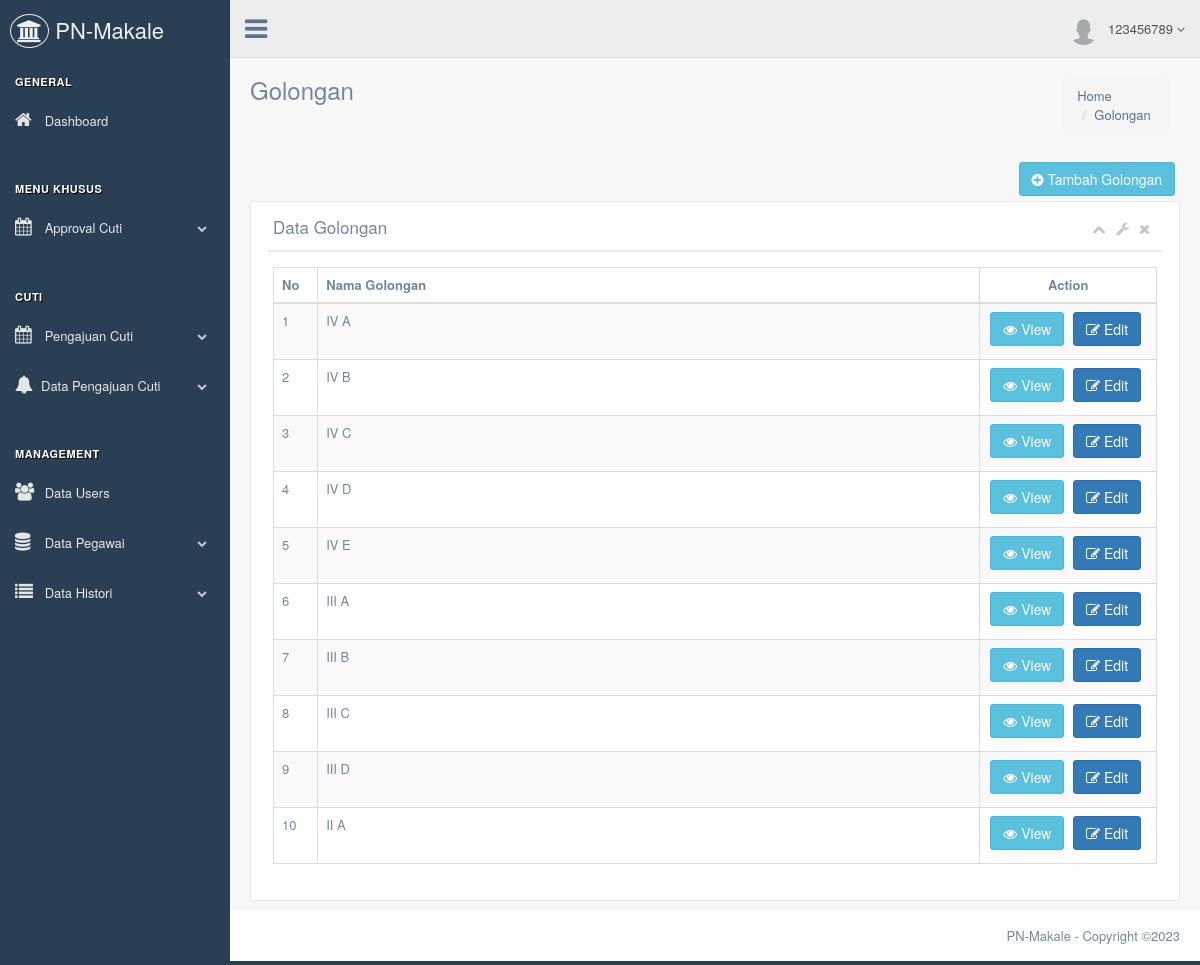
The app's page /admin/index.php?page=data_golongan (signed in) with its own data.
### tables this page shows
CREATE TABLE `golongan` (
  `id_golongan` int(25) NOT NULL,
  `nama_golongan` varchar(255) NOT NULL
);

### admin/data_golongan.php (the view, shortened to what this page needs)
<div class="page-title">
  <div class="title_left">
    <h3>Golongan</h3>
  </div>
  <div class="title_right">
    <div class="col-md-3 col-sm-3 col-xs-12 pull-right">
        <ol class="breadcrumb float-sm-right">
          <li class="breadcrumb-item"><a href="#">Home</a></li>
          <li class="breadcrumb-item"><a href="#">Golongan</a></li>
        </ol>
    </div>
  </div>
</div>
<div class="clearfix"></div>
<div class="row">
  <div class="col-md-12 col-sm-12 col-xs-12">
    <a href="#" class="btn btn-info pull-right" data-toggle="modal" data-target=".btn-tambah-golongan"><i class="fa fa-plus-circle"></i> Tambah Golongan</a>
    <div class="x_panel">
      <div class="x_title">
        <h2>Data Golongan <small>Data golongan pegawai Pengadilan Negeri Makale</small></h2>
        <ul class="nav navbar-right panel_toolbox">
          <li><a class="collapse-link"><i class="fa fa-chevron-up"></i></a>
          </li>
          <li class="dropdown">
            <a href="#" class="dropdown-toggle" data-toggle="dropdown" role="button" aria-expanded="false"><i class="fa fa-wrench"></i></a>
          </li>
          <li><a class="close-link"><i class="fa fa-close"></i></a>
          </li>
        </ul>
        <div class="clearfix"></div>
      </div>
      <div class="x_content">
        <table id="datatable" class="table table-striped table-bordered table-hover">
          <thead>
            <tr>
              <th style="width:5%" >No</th>
              <th>Nama Golongan</th>
              <th class="text-center" style="width:20%">Action</th>
            </tr>
          </thead>
            <tbody>
              <?php
                include '../database/koneksi.php';
                $query = mysqli_query($koneksi,"SELECT * FROM golongan");
                $i = 1;
                while ($row = mysqli_fetch_array($query)) {
               ?>
               <tr>
                 <td><?php echo $i ?></td>
                 <td><?php echo $row['nama_golongan'] ?></td>
                 <td class="text-center">
                   <a href="#" class="btn btn-info" data-toggle="modal" data-target="#modalviewgolongan<?php echo $row['id_golongan'] ?>"><i class="fa fa-eye"></i> View</a>
                   <a href="#" class="btn btn-primary" data-toggle="modal" data-target="#modaleditgolongan<?php echo $row['id_golongan'] ?>"><i class="fa fa-edit"></i> Edit</a>
                 </td>
               </tr>
               <?php
               $i++;
             }
                ?>
          </tbody>
        </table>
      </div>
    </div>
  </div>
</div>

### records on screen
golongan: nama_golongan "IV A"
golongan: nama_golongan "IV B"
golongan: nama_golongan "IV C"
golongan: nama_golongan "IV D"
golongan: nama_golongan "IV E"
golongan: nama_golongan "III A"
golongan: nama_golongan "III B"
golongan: nama_golongan "III C"
golongan: nama_golongan "III D"
golongan: nama_golongan "II A"

### other values on screen
$nip "123456789"
